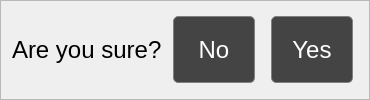
                         <widget class="QFrame" name="resetCounterMsgFrame">
                          <property name="minimumSize">
                           <size>
                            <width>0</width>
                            <height>0</height>
                           </size>
                          </property>
                          <property name="maximumSize">
                           <size>
                            <width>0</width>
                            <height>16777215</height>
                           </size>
                          </property>
                          <property name="frameShape">
                           <enum>QFrame::StyledPanel</enum>
                          </property>
                          <property name="frameShadow">
                           <enum>QFrame::Raised</enum>
                          </property>
                          <layout class="QHBoxLayout" name="horizontalLayout_49">
                           <item>
                            <layout class="QHBoxLayout" name="horizontalLayout_26">
                             <item>
                              <widget class="QLabel" name="lblResetMsg">
                               <property name="font">
                                <font>
                                 <family>Arial</family>
                                 <pointsize>18</pointsize>
                                </font>
                               </property>
                               <property name="text">
                                <string>Are you sure?</string>
                               </property>
                              </widget>
                             </item>
                             <item>
                              <widget class="QPushButton" name="btnResetMsgNo">
                               <property name="font">
                                <font>
                                 <family>Arial</family>
                                 <pointsize>18</pointsize>
                                </font>
                               </property>
                               <property name="styleSheet">
                                <string notr="true">QPushButton {
background-color: rgb(68, 68, 68);
color:white;
min-width: 80px;
min-height: 65px;
border-radius: 5px;
border: 1px solid gray;
margin: 0 5px 0 5px;
outline:0;
}
QPushButton:hover:!pressed{
background-color:rgb(77, 77, 77);
border: 1px solid white;
}</string>
                               </property>
                               <property name="text">
                                <string>No</string>
                               </property>
                              </widget>
                             </item>
                             <item>
                              <widget class="QPushButton" name="btnResetMsgYes">
                               <property name="font">
                                <font>
                                 <family>Arial</family>
                                 <pointsize>18</pointsize>
                                </font>
                               </property>
                               <property name="styleSheet">
                                <string notr="true">QPushButton {
background-color: rgb(68, 68, 68);
color:white;
min-width: 80px;
min-height: 65px;
border-radius: 5px;
border: 1px solid gray;
margin: 0 5px 0 5px;
outline:0;
}
QPushButton:hover:!pressed{
background-color:rgb(77, 77, 77);
border: 1px solid white;
}</string>
                               </property>
                               <property name="text">
                                <string>Yes</string>
                               </property>
                              </widget>
                             </item>
                            </layout>
                           </item>
                          </layout>
                         </widget>
